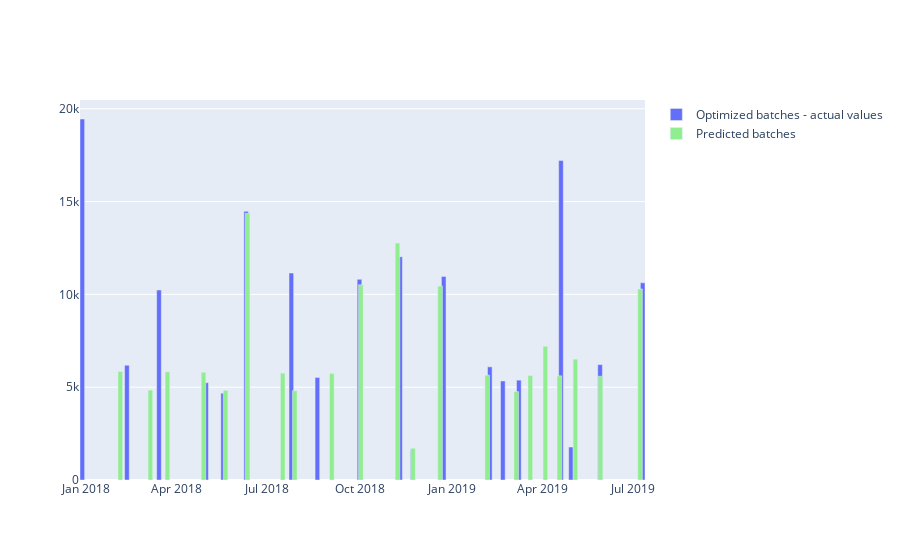

Here is the notebook cell this chart was saved with:
### Code cell
import plotly.express as px
import plotly.graph_objs as go

fig = go.Figure()

fig.add_trace(go.Bar(x=batch_dates_n_quantities_cluster_0['batch_date'], 
             y=batch_dates_n_quantities_cluster_0['quantities'],
                    name='Optimized batches - actual values',
                    width=4*10e7))

fig.add_trace(go.Bar(x=batch_dates_n_predicted_quantities_cluster_0['batch_date'], 
             y=batch_dates_n_predicted_quantities_cluster_0['predicted_quantities'],
                    name='Predicted batches',
                    width=4*10e7,
                    marker_color='lightgreen'))

fig.show()

### Figure 1 — Plotly figure (JSON) as saved in the notebook; plotly's stock layout.template omitted (floating-point values rounded to 4 significant figures)
{"data": [{"name": "Optimized batches - actual values", "type": "bar", "width": 400000000, "x": ["2017-12-28 12:00:00", "2018-02-11 00:00:00", "2018-03-15 00:00:00", "2018-05-01 00:00:00", "2018-05-18 00:00:00", "2018-06-10 00:00:00", "2018-07-25 00:00:00", "2018-08-20 00:00:00", "2018-10-01 00:00:00", "2018-11-10 12:00:00", "2018-11-23 00:00:00", "2018-12-24 00:00:00", "2019-02-08 00:00:00", "2019-02-21 00:00:00", "2019-03-09 00:00:00", "2019-04-20 00:00:00", "2019-04-30 00:00:00", "2019-05-29 00:00:00", "2019-07-10 12:00:00"], "y": [19450.0, 6182.0, 10240.0, 5242.0, 4676.0, 14470.0, 11150.0, 5524.0, 10810.0, 12030.0, 1634.0, 10970.0, 6097.0, 5336.0, 5381.0, 17210.0, 1777.0, 6216.0, 10620.0]}, {"marker": {"color": "lightgreen"}, "name": "Predicted batches", "type": "bar", "width": 400000000, "x": ["2018-02-04 00:00:00", "2018-03-06 00:00:00", "2018-03-23 00:00:00", "2018-04-28 00:00:00", "2018-05-20 00:00:00", "2018-06-11 00:00:00", "2018-07-16 00:00:00", "2018-07-28 00:00:00", "2018-09-03 00:00:00", "2018-10-02 00:00:00", "2018-11-07 12:00:00", "2018-11-23 00:00:00", "2018-12-20 00:00:00", "2019-02-05 00:00:00", "2019-03-06 00:00:00", "2019-03-20 00:00:00", "2019-04-04 00:00:00", "2019-04-18 00:00:00", "2019-05-04 00:00:00", "2019-05-29 00:00:00", "2019-07-07 12:00:00"], "y": [5848.0, 4844.0, 5829.0, 5805.0, 4828.0, 14370.0, 5759.0, 4811.0, 5744.0, 10520.0, 12760.0, 1711.0, 10450.0, 5650.0, 4761.0, 5634.0, 7203.0, 5612.0, 6512.0, 5590.0, 10290.0]}], "layout": {"autosize": true, "xaxis": {"autorange": true, "range": ["2017-12-25 23:38:40", "2019-07-12 14:45:20"], "type": "date"}, "yaxis": {"autorange": true, "range": [0, 20470.0], "type": "linear"}}}
